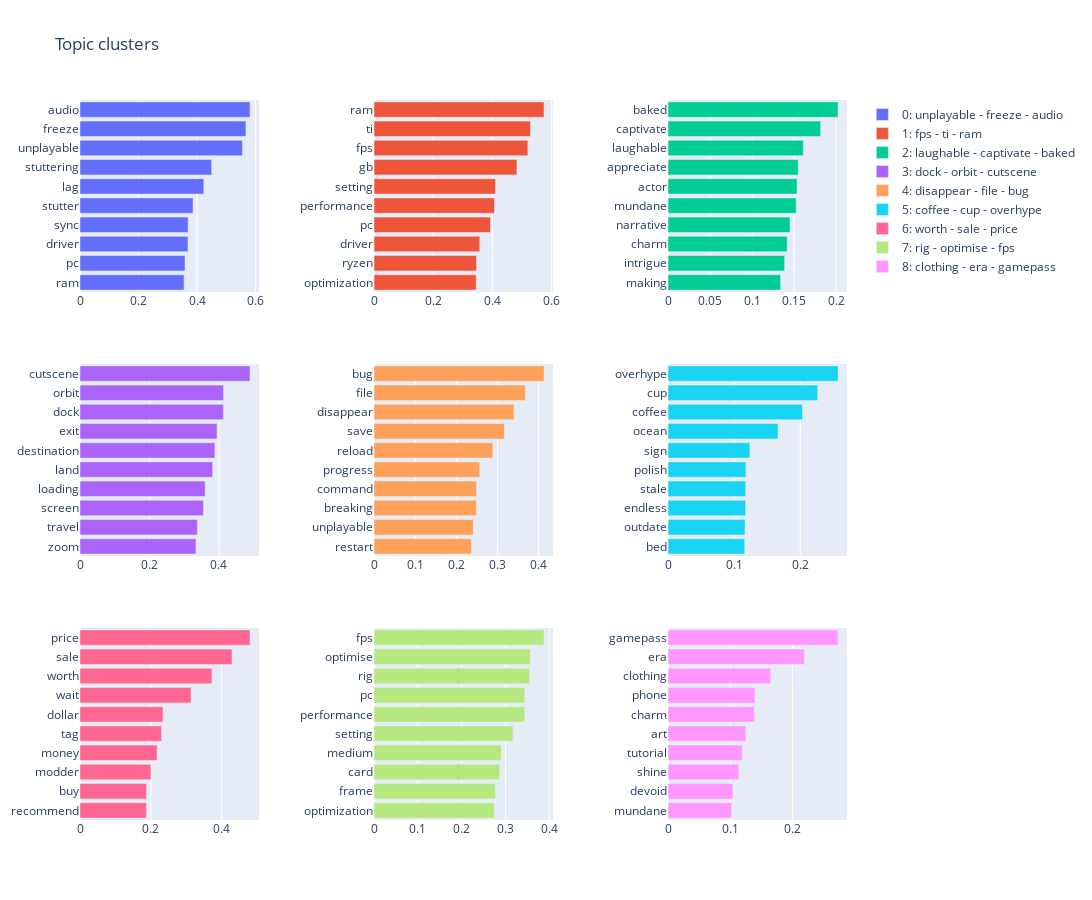

Notebook code for this chart:
### Code cell
fig = make_subplots(rows=3, cols=3,  vertical_spacing = 0.1, horizontal_spacing = 0.15)

counter = 0
number_of_words = 10

for i in range(3):
  for j in range(3):
    df_n = df.query("num == @counter").head(number_of_words).sort_values(by='score',ascending=True)
    cluster_name = f"{counter}: {' - '.join(df_n.iloc[-3:].word)}"
    fig.add_trace(go.Bar(x=df_n.iloc[:number_of_words].score, y=df_n.iloc[:number_of_words].word, orientation='h', name=cluster_name), row=i+1, col=j+1)
    counter += 1

fig.update_layout(height=900, width=1200, title_text="Topic clusters")
fig.show()

### Figure 1 — Plotly figure (JSON) as saved in the notebook; plotly's stock layout.template omitted (floating-point values rounded to 4 significant figures)
{"data": [{"name": "0: unplayable - freeze - audio", "orientation": "h", "type": "bar", "x": [0.3556, 0.3588, 0.3689, 0.3693, 0.3863, 0.423, 0.4499, 0.555, 0.5669, 0.5809], "xaxis": "x", "y": ["ram", "pc", "driver", "sync", "stutter", "lag", "stuttering", "unplayable", "freeze", "audio"], "yaxis": "y"}, {"name": "1: fps - ti - ram", "orientation": "h", "type": "bar", "x": [0.345, 0.3461, 0.3574, 0.3932, 0.407, 0.4104, 0.4827, 0.5198, 0.5283, 0.5743], "xaxis": "x2", "y": ["optimization", "ryzen", "driver", "pc", "performance", "setting", "gb", "fps", "ti", "ram"], "yaxis": "y2"}, {"name": "2: laughable - captivate - baked", "orientation": "h", "type": "bar", "x": [0.134, 0.1387, 0.1417, 0.1451, 0.1525, 0.1535, 0.1549, 0.1609, 0.1816, 0.2023], "xaxis": "x3", "y": ["making", "intrigue", "charm", "narrative", "mundane", "actor", "appreciate", "laughable", "captivate", "baked"], "yaxis": "y3"}, {"name": "3: dock - orbit - cutscene", "orientation": "h", "type": "bar", "x": [0.3338, 0.3377, 0.3553, 0.3604, 0.3819, 0.3882, 0.3945, 0.413, 0.4132, 0.4895], "xaxis": "x4", "y": ["zoom", "travel", "screen", "loading", "land", "destination", "exit", "dock", "orbit", "cutscene"], "yaxis": "y4"}, {"name": "4: disappear - file - bug", "orientation": "h", "type": "bar", "x": [0.2365, 0.2409, 0.2488, 0.2492, 0.2568, 0.2883, 0.3166, 0.3399, 0.3678, 0.413], "xaxis": "x5", "y": ["restart", "unplayable", "breaking", "command", "progress", "reload", "save", "disappear", "file", "bug"], "yaxis": "y5"}, {"name": "5: coffee - cup - overhype", "orientation": "h", "type": "bar", "x": [0.1161, 0.1165, 0.1175, 0.1175, 0.1178, 0.1239, 0.1665, 0.2034, 0.2265, 0.2573], "xaxis": "x6", "y": ["bed", "outdate", "endless", "stale", "polish", "sign", "ocean", "coffee", "cup", "overhype"], "yaxis": "y6"}, {"name": "6: worth - sale - price", "orientation": "h", "type": "bar", "x": [0.1877, 0.1877, 0.2001, 0.2177, 0.2303, 0.2343, 0.3132, 0.3725, 0.4293, 0.48], "xaxis": "x7", "y": ["recommend", "buy", "modder", "money", "tag", "dollar", "wait", "worth", "sale", "price"], "yaxis": "y7"}, {"name": "7: rig - optimise - fps", "orientation": "h", "type": "bar", "x": [0.2744, 0.277, 0.2868, 0.2902, 0.3171, 0.344, 0.344, 0.3547, 0.3569, 0.388], "xaxis": "x8", "y": ["optimization", "frame", "card", "medium", "setting", "performance", "pc", "rig", "optimise", "fps"], "yaxis": "y8"}, {"name": "8: clothing - era - gamepass", "orientation": "h", "type": "bar", "x": [0.1021, 0.1044, 0.1136, 0.1192, 0.1249, 0.1388, 0.1396, 0.1648, 0.219, 0.273], "xaxis": "x9", "y": ["mundane", "devoid", "shine", "tutorial", "art", "charm", "phone", "clothing", "era", "gamepass"], "yaxis": "y9"}], "layout": {"height": 900, "title": {"text": "Topic clusters"}, "width": 1200, "xaxis": {"anchor": "y", "domain": [0, 0.2333]}, "xaxis2": {"anchor": "y2", "domain": [0.3833, 0.6167]}, "xaxis3": {"anchor": "y3", "domain": [0.7667, 1.0]}, "xaxis4": {"anchor": "y4", "domain": [0, 0.2333]}, "xaxis5": {"anchor": "y5", "domain": [0.3833, 0.6167]}, "xaxis6": {"anchor": "y6", "domain": [0.7667, 1.0]}, "xaxis7": {"anchor": "y7", "domain": [0, 0.2333]}, "xaxis8": {"anchor": "y8", "domain": [0.3833, 0.6167]}, "xaxis9": {"anchor": "y9", "domain": [0.7667, 1.0]}, "yaxis": {"anchor": "x", "domain": [0.7333, 1]}, "yaxis2": {"anchor": "x2", "domain": [0.7333, 1]}, "yaxis3": {"anchor": "x3", "domain": [0.7333, 1]}, "yaxis4": {"anchor": "x4", "domain": [0.3667, 0.6333]}, "yaxis5": {"anchor": "x5", "domain": [0.3667, 0.6333]}, "yaxis6": {"anchor": "x6", "domain": [0.3667, 0.6333]}, "yaxis7": {"anchor": "x7", "domain": [0, 0.2667]}, "yaxis8": {"anchor": "x8", "domain": [0, 0.2667]}, "yaxis9": {"anchor": "x9", "domain": [0, 0.2667]}}}
